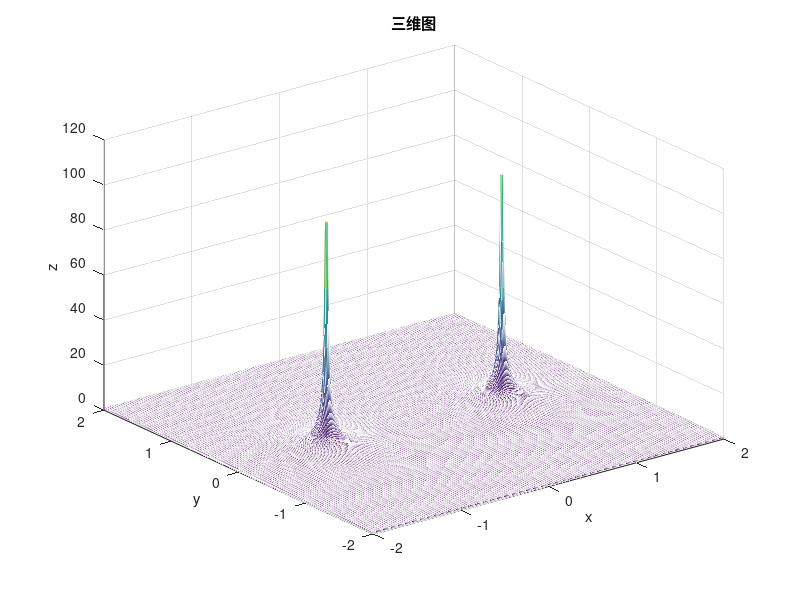
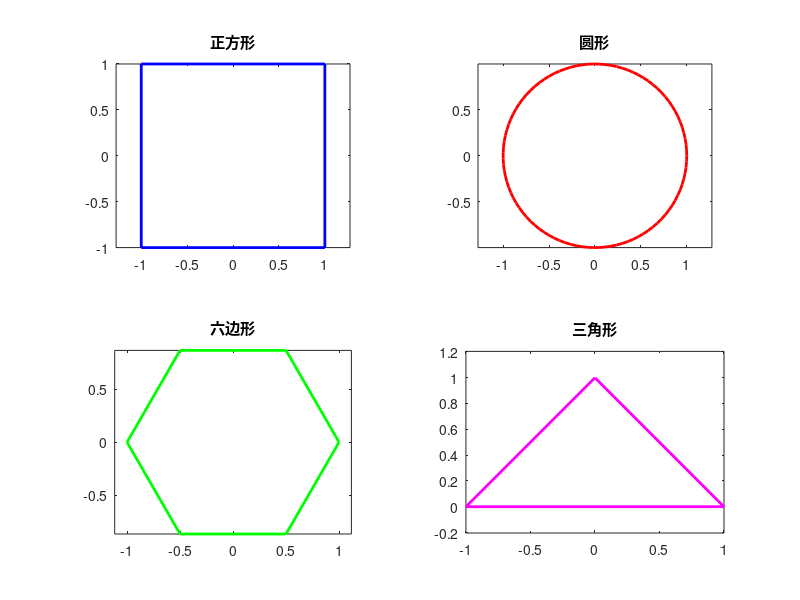
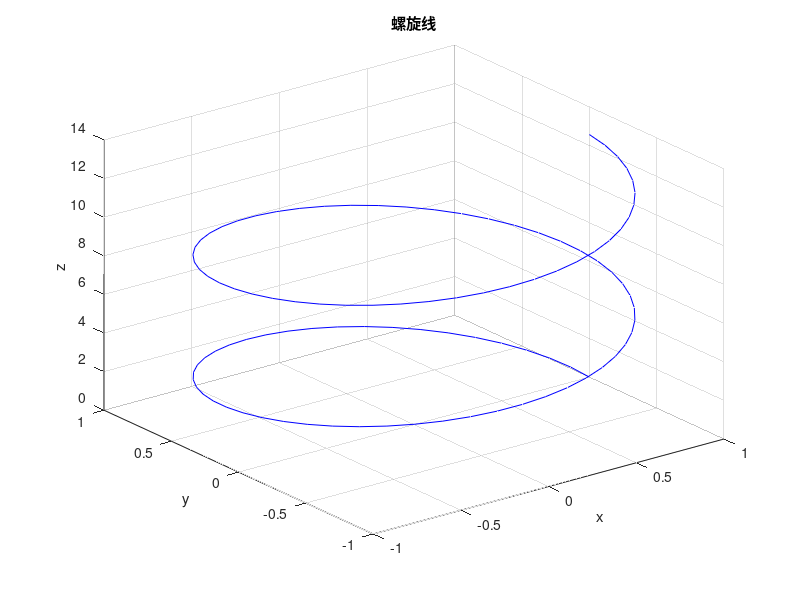

Source code (MATLAB) for these figures, in order:

% =================================================
%CiUg5rC05Y2wOiDniYjmnYPmiYDmnIkgwqkgQWtpZVNoaWd1cmUgMjAyNQolIOiBlOezu+aWueW8jzogamltdGFuXzIwMDRAb3V0bG9vay5jb20KJSDniYjmnYPlo7DmmI7vvJrmnKzku6PnoIHku4XpmZDkuo7kuKrkurov6aG555uu5L2/55So77yM56aB5q2i6L2s6L29Cg==
% =================================================


% 定义函数 f(x, y)
f = @(x, y) 1 ./ sqrt((1 - x).^2 + y.^2) + 1 ./ sqrt((1 + x).^2 + y.^2);

% 创建一个网格
[X, Y] = meshgrid(-2:0.01:2, -2:0.01:2);
Z = f(X, Y);

% 1. 绘制三维图
figure;
mesh(X, Y, Z);
title('三维图');
xlabel('x');
ylabel('y');
zlabel('z');
grid on;

% figure;
% 
% % 正方形投影
% subplot(2, 2, 1);  % 2行2列，第1个位置
% surf(X, Y, Z);
% view(2);  % 设置视角为正上方
% title('正方形投影');
% xlabel('x');
% ylabel('y');
% colorbar;
% 
% % 圆形投影
% subplot(2, 2, 2);  % 2行2列，第2个位置
% theta = linspace(0, 2*pi, 100);
% r = 2;
% [Xcircle, Ycircle] = pol2cart(theta, r);  % 将极坐标转为直角坐标
% Zcircle = f(Xcircle, Ycircle);
% plot3(Xcircle, Ycircle, Zcircle, 'b');
% title('圆形投影');
% xlabel('x');
% ylabel('y');
% zlabel('z');
% grid on;
% 
% % 六边形投影
% subplot(2, 2, 3);  % 2行2列，第3个位置
% theta_hex = linspace(0, 2*pi, 7); % 六个角
% Xhex = r * cos(theta_hex);
% Yhex = r * sin(theta_hex);
% Zhex = f(Xhex, Yhex);
% plot3(Xhex, Yhex, Zhex, 'r');
% title('六边形投影');
% xlabel('x');
% ylabel('y');
% zlabel('z');
% grid on;
% 
% % 三角形投影
% subplot(2, 2, 4);  % 2行2列，第4个位置
% Xtriangle = [-r, 0, r];
% Ytriangle = [-r, r, -r];
% Ztriangle = f(Xtriangle, Ytriangle);
% plot3(Xtriangle, Ytriangle, Ztriangle, 'g');
% title('三角形投影');
% xlabel('x');
% ylabel('y');
% zlabel('z');
% grid on;



%%

% 创建一个 2x2 的子图窗口
figure;

% 绘制正方形
subplot(2, 2, 1); % 在第一个子图
x_square = [-1 1 1 -1 -1]; % 正方形的 x 坐标，最后加上第一个点闭合
y_square = [-1 -1 1 1 -1]; % 正方形的 y 坐标，最后加上第一个点闭合
plot(x_square, y_square, 'b-', 'LineWidth', 2); % 绘制正方形
axis equal;
title('正方形');

% 绘制圆形
subplot(2, 2, 2); % 在第二个子图
theta = linspace(0, 2*pi, 100); % 角度
x_circle = cos(theta); % 圆形的 x 坐标
y_circle = sin(theta); % 圆形的 y 坐标
plot(x_circle, y_circle, 'r-', 'LineWidth', 2); % 绘制圆形
axis equal;
title('圆形');

% 绘制六边形
subplot(2, 2, 3); % 在第三个子图
x_hexagon = cos(linspace(0, 2*pi, 7)); % 六边形的 x 坐标
y_hexagon = sin(linspace(0, 2*pi, 7)); % 六边形的 y 坐标
plot(x_hexagon, y_hexagon, 'g-', 'LineWidth', 2); % 绘制六边形
axis equal;
title('六边形');

% 绘制三角形
subplot(2, 2, 4); % 在第四个子图
x_triangle = [0 1 -1 0]; % 三角形的 x 坐标，最后加上第一个点闭合
y_triangle = [1 0 0 1]; % 三角形的 y 坐标，最后加上第一个点闭合
plot(x_triangle, y_triangle, 'm-', 'LineWidth', 2); % 绘制三角形
axis equal;
title('三角形');



%%
% 3. 绘制螺旋线
figure;
t = linspace(0, 4*pi, 100);
x = cos(t);
y = sin(t);
z = t;
plot3(x, y, z, 'b');
title('螺旋线');
xlabel('x');
ylabel('y');
zlabel('z');
grid on;


